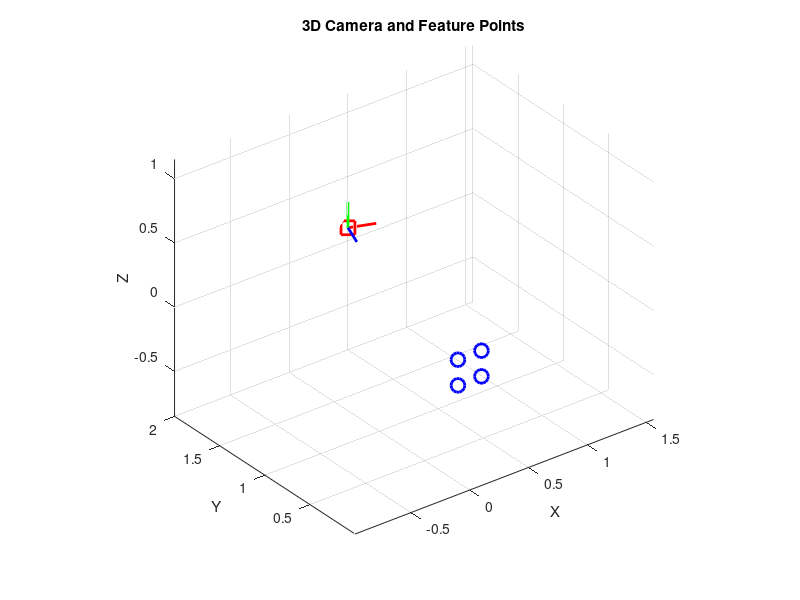

Recreate this plot in MATLAB. (Note: this script raises an error after producing the figure.)
% 清空工作区
clear; clc;

% 相机内参
fx = 554; % x 轴方向的焦距 (像素)
fy = 554; % y 轴方向的焦距 (像素)
cx = 320.5; % 图像中心 x 坐标 (像素)
cy = 240.5; % 图像中心 y 坐标 (像素)
K = [fx, 0, cx; 0, fy, cy; 0, 0, 1]; % 相机内参矩阵

% 图像分辨率
image_width = 640; % 图像宽度 (像素)
image_height = 480; % 图像高度 (像素)

F_inv = zeros(8, 8); % 初始化 8x8 的零矩阵

% 设置奇数行对角为 fx
F_inv(1:2:end, 1:2:end) = diag(1/fx * ones(4, 1)); % 奇数行对角
% 设置偶数行对角为 fy
F_inv(2:2:end, 2:2:end) = diag(1/fy * ones(4, 1)); % 偶数行对角

J = [0, 0;
     0, 0;
     1, 0;
     0, 0;
     0, 1;
     0, 0];
% 定义特征点的三维位置 (方形，边长 20cm)
P_world = [0.1, 0, 0; -0.1, 0, 0; 0.1, 0, 0.2; -0.1, 0, 0.2]'; % 世界坐标系下的三维点 (3x4 矩阵)

% 定义相机初始位置和姿态
R_camera = [1, 0, 0; 0, 0, -1; 0, 1, 0];
t_camera = [0.5; 2; 0.1];

theta_y = deg2rad(-20);  % 绕 y 轴旋转角度
R_y = [cos(theta_y), 0, sin(theta_y); 0, 1, 0; -sin(theta_y), 0, cos(theta_y)]; % 绕 y 轴旋转
R_camera = R_camera*R_y; % 组合旋转

% 定义目标相机位置和姿态
R_camera_d = [1, 0, 0; 0, 0, -1; 0, 1, 0];
t_camera_d = [0; 0.3; 0.1];

% 初始化三维可视化
figure;
hold on;
axis equal;
xlabel('X'); ylabel('Y'); zlabel('Z');
title('3D Camera and Feature Points');
view(3);
grid on;

% 绘制初始特征点
h_feature_points = plot3(P_world(1, :), P_world(2, :), P_world(3, :), 'bo', 'MarkerSize', 10, 'LineWidth', 2);

% 绘制初始相机位置
h_camera = plot3(t_camera(1), t_camera(2), t_camera(3), 'rs', 'MarkerSize', 10, 'LineWidth', 2);

% 绘制相机的三个轴
axis_length = 0.2; % 轴的长度
h_x_axis = plot3([t_camera(1), t_camera(1) + axis_length * R_camera(1, 1)], ...
                 [t_camera(2), t_camera(2) + axis_length * R_camera(2, 1)], ...
                 [t_camera(3), t_camera(3) + axis_length * R_camera(3, 1)], 'r', 'LineWidth', 2); % x 轴
h_y_axis = plot3([t_camera(1), t_camera(1) + axis_length * R_camera(1, 2)], ...
                 [t_camera(2), t_camera(2) + axis_length * R_camera(2, 2)], ...
                 [t_camera(3), t_camera(3) + axis_length * R_camera(3, 2)], 'g', 'LineWidth', 2); % y 轴
h_z_axis = plot3([t_camera(1), t_camera(1) + axis_length * R_camera(1, 3)], ...
                 [t_camera(2), t_camera(2) + axis_length * R_camera(2, 3)], ...
                 [t_camera(3), t_camera(3) + axis_length * R_camera(3, 3)], 'b', 'LineWidth', 2); % z 轴

% 仿真参数
Ts = 0.1; % 采样时间 (秒)
Tf = 20; % 仿真总时间 (10秒)
t = 0:Ts:Tf; % 时间向量
N = length(t); % 仿真步数

% 存储变量
s_history = zeros(8, N); % 存储视觉特征
tau_history = zeros(6, N); % 存储控制输入
Z_history = zeros(1, N); % 存储深度 Z

% 初始视觉特征 (将三维点投影到图像平面)
s0 = project_points_to_image(P_world, K, R_camera, t_camera, image_width, image_height);
s_history(:, 1) = s0; % 初始视觉特征
s_star = project_points_to_image(P_world, K, R_camera_d, t_camera_d, image_width, image_height); % 参考视觉特征 (目标位置)

% 初始深度 Z (相机到特征点中心的距离)
P_center = mean(P_world, 2); % 特征点中心 (3x1 向量)
Z = norm(R_camera * P_center + t_camera); % 相机到特征点中心的距离
Z_history(1) = Z; % 存储初始深度

% 控制增益
lambda = -0.4; % 控制增益

% 初始化图像平面可视化
figure;
hold on;
axis equal;
xlabel('u (pixels)'); ylabel('v (pixels)');
title('Feature Points in Image Plane');
grid on;

% 计算视野边缘的四个角点
corners = [
    0, 0;
    image_width, 0;
    image_width, image_height;
    0, image_height;
];

% 绘制视野边缘
plot(corners([1:end, 1], 1), corners([1:end, 1], 2), 'k--', 'LineWidth', 1.5);

% 限制坐标轴到视野边缘
xlim([0, image_width]);
ylim([0, image_height]);

% 绘制初始特征点投影
h_image_points = plot(s0(1:2:end), s0(2:2:end), 'bo', 'MarkerSize', 10, 'LineWidth', 2);

% 绘制参考视觉特征 s_star
h_image_points_star = plot(s_star(1:2:end), s_star(2:2:end), 'rx', 'MarkerSize', 10, 'LineWidth', 2);
legend('Current Features', 'Target Features');

% 为特征点添加标号
for i = 1:4
    text(s0(2*i-1), s0(2*i), num2str(i), 'Color', 'blue', 'FontSize', 12);
    text(s_star(2*i-1), s_star(2*i), num2str(i), 'Color', 'red', 'FontSize', 12);
end

% 主仿真循环
for k = 1:N-1
    % 当前视觉特征
    s = s_history(:, k);
    
    % 计算误差
    e = s - s_star;
    
    % 计算交互矩阵
    Ls = interaction_matrix(s, Z, fx, fy, cx, cy);
    
    % 计算控制输入
    output = lambda * pinv(Ls * J) * F_inv * e;

    tau = [0; 0; output(1); 0; output(2); 0];
    
    % 打印控制输入
    fprintf('Time: %.2f s, Control Input (tau): [%.4f, %.4f, %.4f, %.4f, %.4f, %.4f]\n', t(k), tau(1), tau(2), tau(3), tau(4), tau(5), tau(6));
    
    % 存储控制输入
    tau_history(:, k) = tau;
    
    % 更新相机位置和姿态
    [R_camera, t_camera] = update_camera_pose(R_camera, t_camera, tau, Ts);
    
    % 打印相机位置
    fprintf('Camera Position: [%.4f, %.4f, %.4f]\n', t_camera(1), t_camera(2), t_camera(3));
    
    % 重新计算三维点在相机坐标系下的投影
    s_next = project_points_to_image(P_world, K, R_camera, t_camera, image_width, image_height);

    noise = 2 * (2 * rand(size(s_next)) - 1);
    s_next = s_next + noise;
    
    % 更新深度 Z (相机到特征点中心的距离)
    P_center = mean(P_world, 2); % 特征点中心 (3x1 向量)
    Z = norm(R_camera * P_center + t_camera); % 相机到特征点中心的距离
    Z_history(k+1) = Z; % 存储深度
    
    % 存储下一个视觉特征
    s_history(:, k+1) = s_next;
    
    % 更新三维可视化
    set(h_camera, 'XData', t_camera(1), 'YData', t_camera(2), 'ZData', t_camera(3));
    
    % 更新相机轴
    set(h_x_axis, 'XData', [t_camera(1), t_camera(1) + axis_length * R_camera(1, 1)], ...
                 'YData', [t_camera(2), t_camera(2) + axis_length * R_camera(2, 1)], ...
                 'ZData', [t_camera(3), t_camera(3) + axis_length * R_camera(3, 1)]);
    set(h_y_axis, 'XData', [t_camera(1), t_camera(1) + axis_length * R_camera(1, 2)], ...
                 'YData', [t_camera(2), t_camera(2) + axis_length * R_camera(2, 2)], ...
                 'ZData', [t_camera(3), t_camera(3) + axis_length * R_camera(3, 2)]);
    set(h_z_axis, 'XData', [t_camera(1), t_camera(1) + axis_length * R_camera(1, 3)], ...
                 'YData', [t_camera(2), t_camera(2) + axis_length * R_camera(2, 3)], ...
                 'ZData', [t_camera(3), t_camera(3) + axis_length * R_camera(3, 3)]);
    drawnow;
    
    % 更新图像平面可视化
    set(h_image_points, 'XData', s_next(1:2:end), 'YData', s_next(2:2:end));
    drawnow;
end

% 绘制视觉特征
figure; plot(t, s_history); xlabel('Time (s)'); ylabel('Visual Features');
title('Visual Features Evolution'); legend('u1', 'v1', 'u2', 'v2', 'u3', 'v3', 'u4', 'v4');

% 绘制控制输入
figure; plot(t, tau_history); xlabel('Time (s)'); ylabel('Control Input');
title('Control Input Evolution'); legend('tau1', 'tau2', 'tau3', 'tau4', 'tau5', 'tau6');

% 绘制深度 Z 的变化
figure; plot(t, Z_history); xlabel('Time (s)'); ylabel('Depth Z');
title('Depth Z Evolution');

% 交互矩阵计算函数
function Ls = interaction_matrix(s, Z, fx, fy, cx, cy)
    % s: 视觉特征向量 (2Nx1)，形式为 [u1; v1; u2; v2; ...; uN; vN]
    % Z: 特征点的深度 (相机到特征点的距离)
    % fx, fy: 相机焦距 (像素)
    % cx, cy: 图像中心坐标 (像素)
    
    % 提取 u 和 v 坐标
    u = s(1:2:end); % u 坐标
    v = s(2:2:end); % v 坐标
    
    % 将 u 和 v 转换为归一化的 x 和 y
    x = (u - cx) / fx; % 归一化 x 坐标
    y = (v - cy) / fy; % 归一化 y 坐标
    
    % 初始化交互矩阵
    Ls = [];
    
    % 计算每个特征点的交互矩阵
    for i = 1:length(x)
        Lsi = [-1/Z,     0, x(i)/Z, x(i)*y(i), -(1+x(i)^2), y(i);
                  0, -1/Z, y(i)/Z, 1+y(i)^2,    -x(i)*y(i), -x(i)];
        Ls = [Ls; Lsi]; % 将每个特征点的交互矩阵堆叠起来
    end
end

function output_s = project_points_to_image(P_world, K, R, t, image_width, image_height)
    % P_world: 3xN 矩阵，表示N个三维点 (世界坐标系)
    % K: 相机内参矩阵
    % R: 相机旋转矩阵
    % t: 相机平移向量
    % image_width: 图像宽度 (像素)
    % image_height: 图像高度 (像素)
    
    % 将三维点转换为齐次坐标
    P_world_homogeneous = [P_world; ones(1, size(P_world, 2))];

    R_inv = R'; % 旋转矩阵的逆矩阵
    t_inv = -R_inv * t; % 平移向量的逆变换
    
    P_image = [R_inv, t_inv] * P_world_homogeneous;

    % 归一化坐标
    P_image_Normalization = P_image(:, :) ./ P_image(3, :); % 2xN 矩阵

    s_image = K * P_image_Normalization;
    
    % 检查特征点是否在图像平面内
    valid_indices = (s_image(1, :) >= 0) & (s_image(1, :) <= image_width) & ...
                    (s_image(2, :) >= 0) & (s_image(2, :) <= image_height);
    
    % 只保留在图像平面内的点
    s_image_valid = s_image(:, valid_indices);
    s = s_image_valid(1:2, :);
    
    % 将有效的特征点坐标转换为向量形式
    output_s = s(:); % 将2xM矩阵转换为2Mx1向量 (M 是有效点的数量)

    % 如果没有有效的特征点，返回空数组
    if isempty(output_s)
        warning('No feature points are within the image plane.');
    end
end

function [R_new, t_new] = update_camera_pose(R, t, tau, Ts)
    % 提取控制输入
    w = tau(4:6); % 平移速度
    v = tau(1:3); % 旋转速度
    
    % 构造速度变换矩阵
    V = [skew(w), v; 0, 0, 0, 0]; % 4x4 速度变换矩阵
    
    % 使用指数映射计算增量齐次变换矩阵
    delta_T = expm(V * Ts); % 4x4 齐次变换矩阵
    
    % 当前齐次变换矩阵
    T = [R, t; 0, 0, 0, 1]; % 4x4 齐次变换矩阵
    
    % 更新齐次变换矩阵
    T_new = T * delta_T;
    
    % 提取更新后的旋转矩阵和位置
    R_new = T_new(1:3, 1:3); % 3x3 旋转矩阵
    t_new = T_new(1:3, 4);   % 3x1 平移向量
end

function S = skew(w)
    % 构造旋转向量的斜对称矩阵
    S = [0, -w(3), w(2);
         w(3), 0, -w(1);
         -w(2), w(1), 0];
end